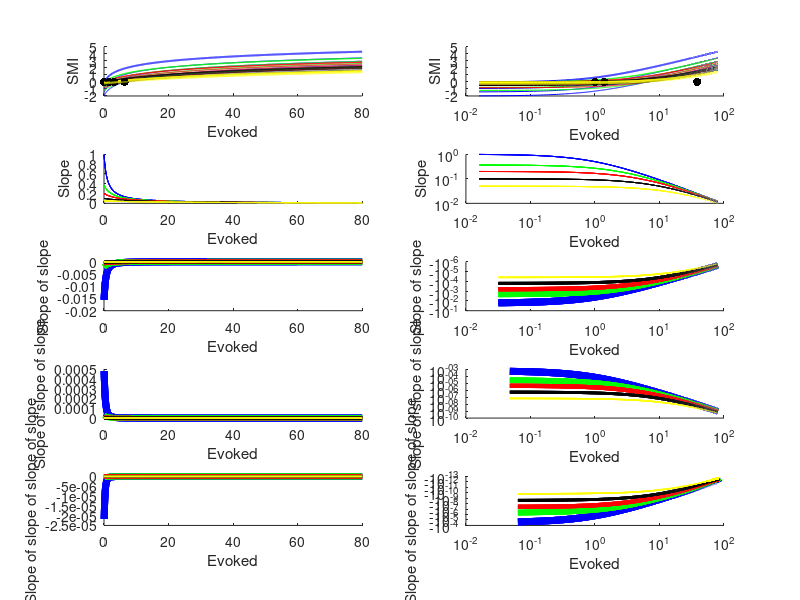

Write MATLAB code to recreate this figure.


% figure;
% for x = 20%:4:40
%     surf(BG, E, squeeze(SMI(:,:,x)), 'Edgecolor', 'none'); xlabel('BG'); ylabel('E'); zlabel('SMI');
%     hold on
% end
% set(gca, 'xscale', 'log')


% for i = 1:length(C)
%     slope(:,i) = diff(log((E + C(i))./(C(i))));
% end
%
% for i = 1:length(C)
%     slope2(:,i) = diff(diff(log((E + C(i))./(C(i)))));
% end
%
% %% slope figures
% close all
% figure(1)
% hold on
% surf(C, E(1,2:end), slope, 'Edgecolor', 'none')
% xlabel('Constant'); ylabel('Evoked'); zlabel('slope');
% view(3)
%
% figure(2)
% hold on
% surf(C, E(1,3:end), slope2, 'Edgecolor', 'none')
% xlabel('Constant'); ylabel('Evoked'); zlabel('slope2');
% view(3)
%
% %% SMI figures
% colorcount = 0;
% colorline = {'b', 'g', 'r', 'k', 'y'};
% for i = [1 5 12 20 40]
%     colorcount = colorcount + 1;
%     for ii = [1 10 100 300 400]
%         figure(3)
%         plot(E, log((E+i)/(BG(ii)+i)), colorline{colorcount})
%         xlabel('Background'); ylabel('SMI');
%         hold on
%     end
% end
% set(gca, 'xscale', 'log')

%%
Emax = 80;
Estep = 5000;
E = linspace(0, Emax, Estep);
BG = linspace(0, Emax, Estep);
C = [1, exp(1), 5, 10, 20];


close all
figure(4)
colorcount = 0;
colorline = {'b', 'g', 'r', 'k', 'y'};

for i = C
    colorcount = colorcount + 1;
    for ii = [1 10 100 200 400]
        SMI = log((E+i)./(BG(ii)+i));
        
        subplot(5, 2, 1)
        hold on
        scatter(BG(ii), 0, 'k', 'filled')
        plot(E, SMI, colorline{colorcount})
        xlabel('Evoked'); ylabel('SMI')
        %         set(gca, 'xscale', 'log')
        
        subplot(5, 2, 2)
        hold on
        scatter(BG(ii), 0, 'k', 'filled')
        plot(E, SMI, colorline{colorcount})
        xlabel('Evoked'); ylabel('SMI')
        set(gca, 'xscale', 'log')
        
        subplot(5, 2, 3)
        hold on
        plot(E(:, 2:end), ...
            diff(SMI)/(Emax/Estep), ...
            colorline{colorcount})
        xlabel('Evoked'); ylabel('Slope')
        %         set(gca, 'xscale', 'log')
        
        subplot(5, 2, 4)
        hold on
        plot(E(:, 2:end), ...
            diff(SMI)/(Emax/Estep), ...
            colorline{colorcount})
        xlabel('Evoked'); ylabel('Slope')
        set(gca, 'xscale', 'log')
        set(gca, 'yscale', 'log')
        
        subplot(5, 2, 5)
        hold on
        plot(E(:, 3:end), ...
            diff(SMI,2)/(Emax/Estep), ...
            colorline{colorcount}, 'linewidth', 6-colorcount)
        xlabel('Evoked'); ylabel('Slope of slope')
        %         set(gca, 'xscale', 'log')
        
        subplot(5, 2, 6)
        hold on
        plot(E(:, 3:end), ...
            diff(SMI,2)/(Emax/Estep), ...
            colorline{colorcount}, 'linewidth', 6-colorcount)
        xlabel('Evoked'); ylabel('Slope of slope')
        set(gca, 'xscale', 'log')
        set(gca, 'yscale', 'log')
        
        subplot(5, 2, 7)
        hold on
        plot(E(:, 4:end), ...
            diff(SMI,3)/(Emax/Estep), ...
            colorline{colorcount}, 'linewidth', 6-colorcount)
        xlabel('Evoked'); ylabel('Slope of slope of slope')
        %         set(gca, 'xscale', 'log')
        
        subplot(5, 2, 8)
        hold on
        plot(E(:, 4:end), ...
            diff(SMI,3)/(Emax/Estep), ...
            colorline{colorcount}, 'linewidth', 6-colorcount)
        xlabel('Evoked'); ylabel('Slope of slope of slope')
        set(gca, 'xscale', 'log')
        set(gca, 'yscale', 'log')
        
        subplot(5, 2, 9)
        hold on
        plot(E(:, 5:end), ...
            diff(SMI,4)/(Emax/Estep), ...
            colorline{colorcount}, 'linewidth', 6-colorcount)
        xlabel('Evoked'); ylabel('Slope of slope of slope of slope')
        %         set(gca, 'xscale', 'log')
        
        subplot(5, 2, 10)
        hold on
        plot(E(:, 5:end), ...
            diff(SMI,4)/(Emax/Estep), ...
            colorline{colorcount}, 'linewidth', 6-colorcount)
        xlabel('Evoked'); ylabel('Slope of slope of slope of slope')
        set(gca, 'xscale', 'log')
        set(gca, 'yscale', 'log')
    end
end

